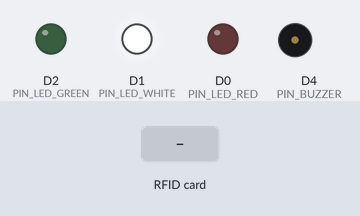
The sketch below on a simulated ESP8266 (NodeMCU). Parts: output pins drawn as LEDs (lit = HIGH), buzzer (waves = sounding, pin HIGH). Dashed ring = blinking. The test bench sets the inputs (shaded band). WiFi joins after 1.5 s; servers stay silent unless stated; uploads are accepted with an empty reply; what the sketch prints to the serial monitor is not drawn.

Above: at 1.9 s.
2.0 s: RFID card 5E 7A 19 C4 held to the reader
At 2.48 s:
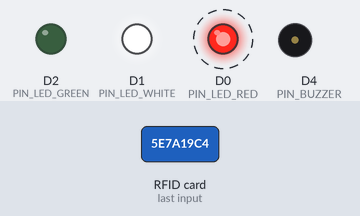
At 3.27 s:
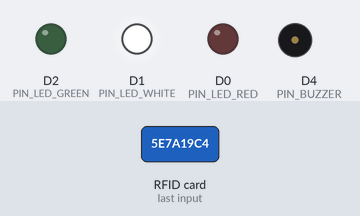
Timing chart, 0 to 5.0 s (numbered marks = the images above; inputs shaded):
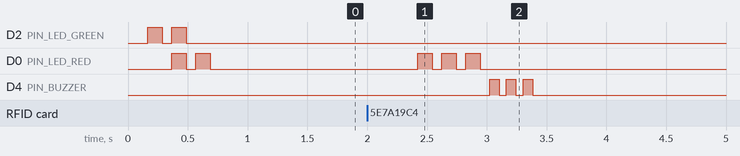

The sketch:

esp8266_rfid_attendance.ino
```cpp
/*
 * RFID Attendance - ESP8266 + MFRC522
 *
 * Hardware:
 * - NodeMCU ESP8266
 * - MFRC522 RFID Reader
 * - LED Putih (D1), Hijau (D2), Merah (D0)
 * - Buzzer (D4)
 *
 * Wiring:
 * MFRC522 -> NodeMCU
 * - SDA (SS) -> D8
 * - SCK      -> D5
 * - MOSI     -> D7
 * - MISO     -> D6
 * - RST      -> D3
 * - 3.3V     -> 3.3V
 * - GND      -> GND
 */

#include <SPI.h>
#include <MFRC522.h>
#include <ESP8266WiFi.h>
#include <ESP8266HTTPClient.h>
#include <ArduinoJson.h>

#define SERIAL_BAUD 115200
#define LOGF(fmt, ...) Serial.printf("[%lu] " fmt "\n", millis(), ##__VA_ARGS__)

// ======== WIFI & API CONFIG ========
// Copy `secrets.example.h` to `secrets.h` and fill credentials.
// `secrets.h` is ignored by git to prevent leaking secrets.
#if defined(__has_include)
#  if __has_include("secrets.h")
#    include "secrets.h"
#  endif
#endif

#ifndef WIFI_SSID
#define WIFI_SSID "YOUR_WIFI_SSID"
#endif

#ifndef WIFI_PASSWORD
#define WIFI_PASSWORD "YOUR_WIFI_PASSWORD"
#endif

// IMPORTANT: gunakan IP server, bukan localhost
// contoh: http://192.168.43.6:8000/api/rfid/scan
// Test mode (UID capture only): ganti ke /api/rfid/peek
// contoh: http://192.168.43.6:8000/api/rfid/peek
const char* API_URL = "http://192.168.43.6:8000/api/rfid/scan";
const char* PEEK_URL = "http://192.168.43.6:8000/api/rfid/peek";
// Health check (API + DB): /api/health
// contoh: http://192.168.43.6:8000/api/health
const char* HEALTH_URL = "http://192.168.43.6:8000/api/health";

#ifndef DEVICE_TOKEN
#define DEVICE_TOKEN "YOUR_DEVICE_TOKEN"
#endif

// ======== PIN MAPPING ========
constexpr uint8_t PIN_LED_WHITE = D1;
constexpr uint8_t PIN_LED_GREEN = D2;
constexpr uint8_t PIN_LED_RED   = D0;
constexpr uint8_t PIN_BUZZER    = D4;

constexpr uint8_t PIN_SS  = D8;
constexpr uint8_t PIN_RST = D3;

MFRC522 rfid(PIN_SS, PIN_RST);

// ======== SETTINGS ========
const unsigned long SCAN_COOLDOWN_MS = 2500;
const unsigned long WIFI_RECONNECT_INTERVAL_MS = 10000;
const unsigned long WIFI_CONNECT_TIMEOUT_MS = 8000;
const unsigned long HTTP_TIMEOUT_MS = 5000;
const unsigned long HEALTH_CHECK_INTERVAL_MS = 15000;
const unsigned long HEALTH_TIMEOUT_MS = 3000;
String lastUid = "";
unsigned long lastScanAt = 0;
unsigned long lastWiFiAttempt = 0;
unsigned long wifiAttemptStarted = 0;
bool wifiConnecting = false;
wl_status_t lastWiFiStatus = WL_IDLE_STATUS;
unsigned long lastHealthCheckAt = 0;
bool apiHealthy = false;
bool dbHealthy = false;
bool captureMode = false;

const char* wifiStatusToString(wl_status_t status) {
  switch (status) {
    case WL_IDLE_STATUS: return "IDLE";
    case WL_NO_SSID_AVAIL: return "NO_SSID";
    case WL_SCAN_COMPLETED: return "SCAN_COMPLETED";
    case WL_CONNECTED: return "CONNECTED";
    case WL_CONNECT_FAILED: return "CONNECT_FAILED";
    case WL_CONNECTION_LOST: return "CONNECTION_LOST";
    case WL_WRONG_PASSWORD: return "WRONG_PASSWORD";
    case WL_DISCONNECTED: return "DISCONNECTED";
    default: return "UNKNOWN";
  }
}

String maskToken(const char* token) {
  String t(token);
  int len = t.length();
  if (len <= 8) {
    return t;
  }
  return t.substring(0, 4) + "..." + t.substring(len - 4);
}

void beep(uint8_t times, uint16_t onMs = 80, uint16_t offMs = 80) {
  for (uint8_t i = 0; i < times; i++) {
    digitalWrite(PIN_BUZZER, HIGH);
    delay(onMs);
    digitalWrite(PIN_BUZZER, LOW);
    delay(offMs);
  }
}

void setLeds(bool whiteOn, bool greenOn, bool redOn) {
  digitalWrite(PIN_LED_WHITE, whiteOn ? HIGH : LOW);
  digitalWrite(PIN_LED_GREEN, greenOn ? HIGH : LOW);
  digitalWrite(PIN_LED_RED, redOn ? HIGH : LOW);
}

void ledIdle() {
  setLeds(true, false, false);
}

void blinkOverlay(uint8_t times, bool greenOn, bool redOn, uint16_t onMs, uint16_t offMs) {
  for (uint8_t i = 0; i < times; i++) {
    setLeds(true, greenOn, redOn);
    delay(onMs);
    ledIdle();
    delay(offMs);
  }
}

void startupSequence() {
  ledIdle();
  blinkOverlay(1, true, false, 120, 80);
  blinkOverlay(1, true, true, 120, 80);
  blinkOverlay(1, false, true, 120, 80);
  ledIdle();
}

void updateHealthStatus(bool apiOk, bool dbOk) {
  apiHealthy = apiOk;
  dbHealthy = dbOk;

  if (!apiOk) {
    blinkOverlay(1, false, true, 120, 80);
    return;
  }

  if (!dbOk) {
    blinkOverlay(2, true, true, 100, 80);
    return;
  }

  blinkOverlay(1, true, false, 100, 80);
}

void checkHealth(bool force = false, bool updateIndicators = true) {
  unsigned long nowMs = millis();
  if (!force && (nowMs - lastHealthCheckAt) < HEALTH_CHECK_INTERVAL_MS) {
    return;
  }
  lastHealthCheckAt = nowMs;

  if (!ensureWiFi()) {
    apiHealthy = false;
    dbHealthy = false;
    captureMode = false;
    if (updateIndicators) {
      updateHealthStatus(false, false);
    }
    LOGF("Health skipped: WiFi not connected");
    return;
  }

  HTTPClient http;
  WiFiClient client;
  client.setTimeout(HEALTH_TIMEOUT_MS / 1000);
  http.begin(client, HEALTH_URL);
  http.addHeader("X-Device-Token", DEVICE_TOKEN);
  http.setTimeout(HEALTH_TIMEOUT_MS);

  LOGF("Health GET %s", HEALTH_URL);
  int httpCode = http.GET();
  String resp = http.getString();
  http.end();

  bool ok = false;
  bool dbOk = false;
  bool newCaptureMode = captureMode;
  String modeStr = "scan";

  if (httpCode > 0) {
    StaticJsonDocument<256> doc;
    DeserializationError err = deserializeJson(doc, resp);
    if (!err) {
      ok = doc["ok"] | false;
      dbOk = doc["db"] | false;
      const char* mode = doc["mode"] | "scan";
      modeStr = String(mode);
      newCaptureMode = modeStr == "peek";
    } else {
      LOGF("Health JSON parse error: %s", err.c_str());
    }
  } else {
    LOGF("Health HTTP error: %d", httpCode);
  }

  apiHealthy = ok;
  dbHealthy = dbOk;

  if (newCaptureMode != captureMode) {
    captureMode = newCaptureMode;
    LOGF("Device mode changed -> %s", captureMode ? "PEEK (listening)" : "SCAN (normal)");
  } else {
    captureMode = newCaptureMode;
  }

  LOGF("Health http=%d ok=%s db=%s mode=%s resp=%s", httpCode, ok ? "true" : "false", dbOk ? "true" : "false", modeStr.c_str(), resp.c_str());

  if (updateIndicators) {
    updateHealthStatus(ok, dbOk);
  }
}

String uidToString(MFRC522::Uid *uid) {
  String uidStr = "";
  for (byte i = 0; i < uid->size; i++) {
    if (uid->uidByte[i] < 0x10) uidStr += "0";
    uidStr += String(uid->uidByte[i], HEX);
  }
  uidStr.toUpperCase();
  return uidStr;
}

void startWiFi() {
  WiFi.mode(WIFI_STA);
  WiFi.persistent(false);
  WiFi.setAutoReconnect(true);
  WiFi.begin(WIFI_SSID, WIFI_PASSWORD);
  wifiConnecting = true;
  wifiAttemptStarted = millis();
  lastWiFiAttempt = millis();
  LOGF("WiFi begin SSID=%s", WIFI_SSID);
}

bool ensureWiFi() {
  wl_status_t status = WiFi.status();

  if (status != lastWiFiStatus) {
    lastWiFiStatus = status;
    LOGF("WiFi status=%s", wifiStatusToString(status));
  }

  if (status == WL_CONNECTED) {
    if (wifiConnecting) {
      wifiConnecting = false;
      LOGF("WiFi connected ip=%s", WiFi.localIP().toString().c_str());
    }
    return true;
  }

  unsigned long nowMs = millis();

  if (wifiConnecting && (nowMs - wifiAttemptStarted) >= WIFI_CONNECT_TIMEOUT_MS) {
    LOGF("WiFi connect timeout, retrying...");
    WiFi.disconnect();
    wifiConnecting = false;
  }

  if (!wifiConnecting && (nowMs - lastWiFiAttempt) >= WIFI_RECONNECT_INTERVAL_MS) {
    startWiFi();
  }

  return false;
}

void setup() {
  Serial.begin(SERIAL_BAUD);
  delay(100);
  LOGF("Boot ESP8266 RFID Attendance");
  LOGF("Config ssid=%s api=%s peek=%s health=%s token=%s", WIFI_SSID, API_URL, PEEK_URL, HEALTH_URL, maskToken(DEVICE_TOKEN).c_str());

  pinMode(PIN_LED_WHITE, OUTPUT);
  pinMode(PIN_LED_GREEN, OUTPUT);
  pinMode(PIN_LED_RED, OUTPUT);
  pinMode(PIN_BUZZER, OUTPUT);
  ledIdle();

  SPI.begin();
  rfid.PCD_Init();
  rfid.PCD_SetAntennaGain(MFRC522::RxGain_max);
  LOGF("RFID reader ready.");

  startWiFi();
  startupSequence();
}

void handleScan(const String& uid) {
  if (!ensureWiFi()) {
    LOGF("Scan blocked: WiFi not connected uid=%s", uid.c_str());
    blinkOverlay(3, false, true, 120, 80);
    beep(3, 80, 60);
    return;
  }

  checkHealth(true, false);

  const char* targetUrl = captureMode ? PEEK_URL : API_URL;
  LOGF("Scan uid=%s mode=%s url=%s", uid.c_str(), captureMode ? "PEEK" : "SCAN", targetUrl);

  HTTPClient http;
  WiFiClient client;
  client.setTimeout(HTTP_TIMEOUT_MS / 1000);
  http.begin(client, targetUrl);
  http.addHeader("Content-Type", "application/json");
  http.addHeader("X-Device-Token", DEVICE_TOKEN);
  http.setTimeout(HTTP_TIMEOUT_MS);

  StaticJsonDocument<128> payload;
  payload["uid"] = uid;
  String body;
  serializeJson(payload, body);
  LOGF("HTTP POST body=%s", body.c_str());

  int httpCode = http.POST(body);
  String resp = http.getString();
  http.end();

  LOGF("HTTP %d resp=%s", httpCode, resp.c_str());

  bool ok = false;
  String code = "";
  String message = "";
  if (httpCode > 0) {
    StaticJsonDocument<256> doc;
    DeserializationError err = deserializeJson(doc, resp);
    if (!err) {
      ok = doc["ok"] | false;
      code = doc["code"] | "";
      message = doc["message"] | "";
    } else {
      LOGF("API JSON parse error: %s", err.c_str());
    }
  } else {
    LOGF("HTTP error: %d", httpCode);
  }

  if (httpCode == 401 || code == "UNAUTHORIZED") {
    LOGF("UNAUTHORIZED: check DEVICE_TOKEN. message=%s", message.c_str());
  }

  if (ok) {
    blinkOverlay(2, true, false, 120, 80);
    beep(1, 120, 60);
  } else if (code.indexOf("ALREADY") >= 0 || code.indexOf("OUTSIDE") >= 0) {
    blinkOverlay(2, true, true, 100, 80);
    beep(2, 60, 60);
  } else {
    blinkOverlay(3, false, true, 120, 80);
    beep(3, 80, 60);
  }

  delay(200);
  ledIdle();
}

void loop() {
  ensureWiFi();
  checkHealth();

  if (!rfid.PICC_IsNewCardPresent()) {
    return;
  }
  if (!rfid.PICC_ReadCardSerial()) {
    return;
  }

  String uid = uidToString(&rfid.uid);

  unsigned long nowMs = millis();
  if (uid == lastUid && (nowMs - lastScanAt) < SCAN_COOLDOWN_MS) {
    LOGF("Cooldown skip uid=%s", uid.c_str());
    rfid.PICC_HaltA();
    rfid.PCD_StopCrypto1();
    return;
  }
  lastUid = uid;
  lastScanAt = nowMs;

  LOGF("Card detected uid=%s", uid.c_str());

  handleScan(uid);

  rfid.PICC_HaltA();
  rfid.PCD_StopCrypto1();
}
```

secrets.example.h
```cpp
#pragma once

// Copy this file to `secrets.h` and fill your real values.
// NOTE: `secrets.h` is gitignored to prevent leaking credentials.

#define WIFI_SSID "YOUR_WIFI_SSID"
#define WIFI_PASSWORD "YOUR_WIFI_PASSWORD"
#define DEVICE_TOKEN "YOUR_DEVICE_TOKEN"
```

Measured:
- after the input at 2.0 s, D0 (PIN_LED_RED): alternates HIGH for 0.12 s and LOW for 0.08 s, 6 changes in all, then stays LOW, starting after 0.42 s; D4 (PIN_BUZZER): alternates HIGH for 0.08 s and LOW for 0.06 s, 6 changes in all, then stays LOW, starting after 1.0 s
